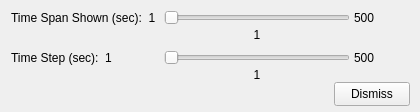
<?xml version="1.0" encoding="UTF-8"?>
<!--
  mbnavedit_timestepping.ui - Controls > Time Stepping of the navigation editor (mbnavedit's
  bulletinBoard_timestepping): the time span shown and the step of Forward / Reverse. Each slider's
  maximum doubles when it is dragged to its end and halves at 1, as in mbnavedit. Loaded at runtime
  by src/mbnavedit/mbnavedit_window.cpp. Absolute geometry, no layouts.
-->
<ui version="4.0">
 <class>MbNavEditTimeSteppingDialog</class>
 <widget class="QDialog" name="MbNavEditTimeSteppingDialog">
  <property name="geometry">
   <rect><x>0</x><y>0</y><width>420</width><height>112</height></rect>
  </property>
  <property name="windowTitle">
   <string>MBnavedit - Time Stepping</string>
  </property>
  <widget class="QLabel" name="label_timespan_1">
   <property name="geometry"><rect><x>11</x><y>8</y><width>150</width><height>20</height></rect></property>
   <property name="text"><string>Time Span Shown (sec):  1</string></property>
  </widget>
  <widget class="QSlider" name="scale_timespan">
   <property name="geometry"><rect><x>164</x><y>8</y><width>186</width><height>20</height></rect></property>
   <property name="orientation"><enum>Qt::Horizontal</enum></property>
  </widget>
  <widget class="QLabel" name="label_timespan_2">
   <property name="geometry"><rect><x>354</x><y>8</y><width>56</width><height>20</height></rect></property>
   <property name="text"><string>500</string></property>
  </widget>
  <widget class="QLabel" name="scale_timespanValue">
   <property name="geometry"><rect><x>164</x><y>28</y><width>186</width><height>14</height></rect></property>
   <property name="text"><string>1</string></property>
   <property name="alignment"><set>Qt::AlignCenter</set></property>
  </widget>
  <widget class="QLabel" name="label_timestep_1">
   <property name="geometry"><rect><x>11</x><y>48</y><width>150</width><height>20</height></rect></property>
   <property name="text"><string>Time Step (sec):  1</string></property>
  </widget>
  <widget class="QSlider" name="scale_timestep">
   <property name="geometry"><rect><x>164</x><y>48</y><width>186</width><height>20</height></rect></property>
   <property name="orientation"><enum>Qt::Horizontal</enum></property>
  </widget>
  <widget class="QLabel" name="label_timestep_2">
   <property name="geometry"><rect><x>354</x><y>48</y><width>56</width><height>20</height></rect></property>
   <property name="text"><string>500</string></property>
  </widget>
  <widget class="QLabel" name="scale_timestepValue">
   <property name="geometry"><rect><x>164</x><y>68</y><width>186</width><height>14</height></rect></property>
   <property name="text"><string>1</string></property>
   <property name="alignment"><set>Qt::AlignCenter</set></property>
  </widget>
  <widget class="QPushButton" name="pushButton_timestepping_dismiss">
   <property name="geometry"><rect><x>334</x><y>82</y><width>76</width><height>24</height></rect></property>
   <property name="text"><string>Dismiss</string></property>
   <property name="autoDefault"><bool>false</bool></property>
  </widget>
 </widget>
 <resources/>
 <connections/>
</ui>
